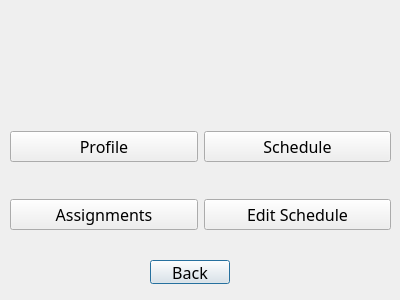
<?xml version="1.0" encoding="UTF-8"?>
<ui version="4.0">
 <class>nursewindow</class>
 <widget class="QDialog" name="nursewindow">
  <property name="geometry">
   <rect>
    <x>0</x>
    <y>0</y>
    <width>400</width>
    <height>300</height>
   </rect>
  </property>
  <property name="windowTitle">
   <string>Dialog</string>
  </property>
  <widget class="QLabel" name="label_Hellonur">
   <property name="geometry">
    <rect>
     <x>30</x>
     <y>20</y>
     <width>141</width>
     <height>31</height>
    </rect>
   </property>
   <property name="font">
    <font>
     <family>Script MT Bold</family>
     <pointsize>12</pointsize>
     <bold>true</bold>
    </font>
   </property>
   <property name="text">
    <string/>
   </property>
  </widget>
  <widget class="QPushButton" name="pushButton">
   <property name="geometry">
    <rect>
     <x>150</x>
     <y>260</y>
     <width>80</width>
     <height>24</height>
    </rect>
   </property>
   <property name="font">
    <font>
     <family>Script MT Bold</family>
     <pointsize>12</pointsize>
    </font>
   </property>
   <property name="text">
    <string>Back</string>
   </property>
  </widget>
  <widget class="QWidget" name="">
   <property name="geometry">
    <rect>
     <x>10</x>
     <y>100</y>
     <width>381</width>
     <height>161</height>
    </rect>
   </property>
   <layout class="QVBoxLayout" name="verticalLayout">
    <item>
     <layout class="QHBoxLayout" name="horizontalLayout_2">
      <item>
       <widget class="QPushButton" name="pushButton_profile">
        <property name="font">
         <font>
          <family>Forte</family>
          <pointsize>12</pointsize>
         </font>
        </property>
        <property name="text">
         <string>Profile</string>
        </property>
       </widget>
      </item>
      <item>
       <widget class="QPushButton" name="pushButton_Schedule">
        <property name="font">
         <font>
          <family>Forte</family>
          <pointsize>12</pointsize>
         </font>
        </property>
        <property name="text">
         <string>Schedule</string>
        </property>
       </widget>
      </item>
     </layout>
    </item>
    <item>
     <layout class="QHBoxLayout" name="horizontalLayout">
      <item>
       <widget class="QPushButton" name="pushButton_Assignment">
        <property name="font">
         <font>
          <family>Forte</family>
          <pointsize>12</pointsize>
         </font>
        </property>
        <property name="text">
         <string>Assignments</string>
        </property>
       </widget>
      </item>
      <item>
       <widget class="QPushButton" name="pushButton_editschedule">
        <property name="font">
         <font>
          <family>Forte</family>
          <pointsize>12</pointsize>
         </font>
        </property>
        <property name="text">
         <string>Edit Schedule</string>
        </property>
       </widget>
      </item>
     </layout>
    </item>
   </layout>
  </widget>
 </widget>
 <resources/>
 <connections/>
</ui>
